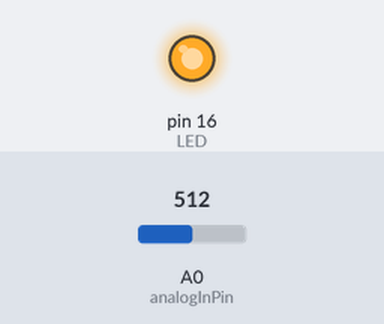
The sketch below on a simulated Arduino Uno, built with avr-gcc and run on an emulated ATmega328P. On the bench: output pins drawn as LEDs (lit = HIGH). The inputs (shaded band) are chosen by the test bench; at power-on: A0 (analogInPin) = 512. What the sketch prints to the serial monitor is not drawn.

Above: at 0.1 s.
Timing chart, 0 to 1.6 s (numbered marks = the images above):
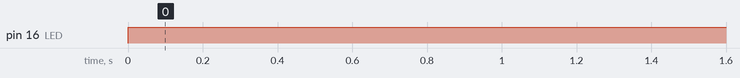

Measured:
- by itself, pin 16 (LED): LOW → HIGH at 0.00 s

The sketch:

LDR_LED.ino
```cpp
const int analogInPin = A0;
const int sensorValue = 0;
int LED = 16 ;

void setup() {
  Serial.begin(9600);
  pinMode(16,OUTPUT);
}

void loop() {
 int sensorValue = analogRead(analogInPin);//อ่านค่าsensoranalogInPin = A0เก็บไว้ในsensorValue
 int  outputValue = map(sensorValue, 0,4096, 0, 255);//setค่าsensor

  Serial.print("sensor = ");
  Serial.print(sensorValue);
  Serial.print("\t output = ");
  Serial.println(outputValue);
  if(outputValue<150){
    digitalWrite(LED,HIGH);
  }else{
    digitalWrite(LED,LOW);
  }


  delay(100);
}
```
